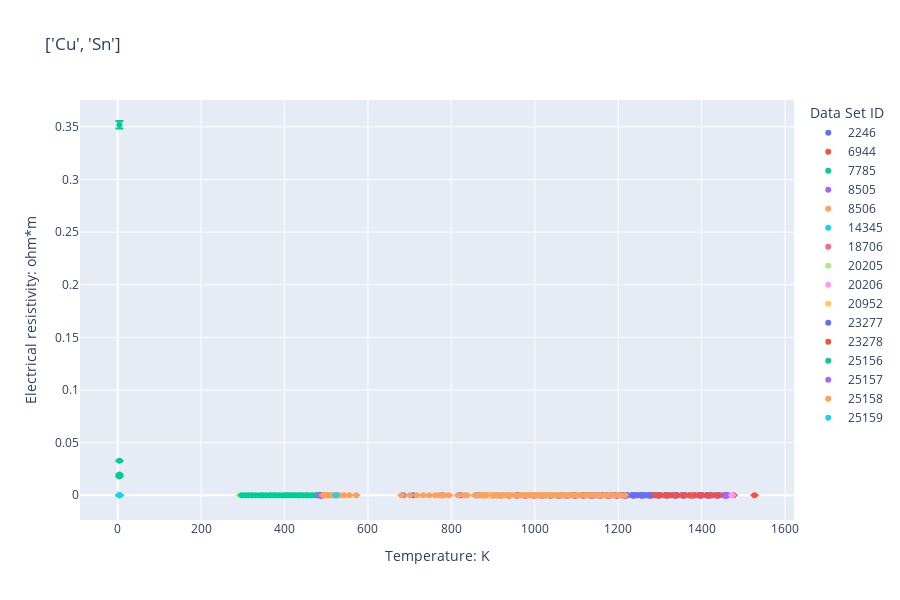

The notebook cell saved with this chart:
### Code cell
import plotly.express as px
import math

x = []
y = []

n = 0
for a, b, c in zip(df['Representation'], df['State'], df[f'{y_lab}: {y_un}']):
    if (a != rep) and (rep != False): # drops all data points which don't have wanted represenation
        df = df.drop(df.index[n], axis = 0)
        n -= 1
    elif (b != [state]) and (state != False): # drops all points which don't have the wanted state
        df = df.drop(df.index[n], axis = 0)
        n -= 1
    elif math.isnan(c): # drops all data points which have a None value in the property
        df = df.drop(df.index[n], axis = 0)
        n -= 1
    n += 1

if show_uncertainty: # plots graph with uncertainty
    fig = px.scatter(df, x=f'{x_lab}: {x_un}',y=f'{y_lab}: {y_un}', title=str(compound), color='Data Set ID', hover_data=[df['Ref Temp'], df.State, df.Representation, df.Method, df.Description, df.Year], error_y='Uncertainty', height=600)
else: # plots graph without uncertainty
    fig = px.scatter(df, x=f'{x_lab}: {x_un}',y=f'{y_lab}: {y_un}', title=str(compound), color='Data Set ID', hover_data=[df['Ref Temp'], df.State, df.Representation, df.Method, df.Description, df.Year], height=600)

fig.show()

pd.set_option('display.max_rows', None) # lists full dataframe for plotted data below for verification
df
